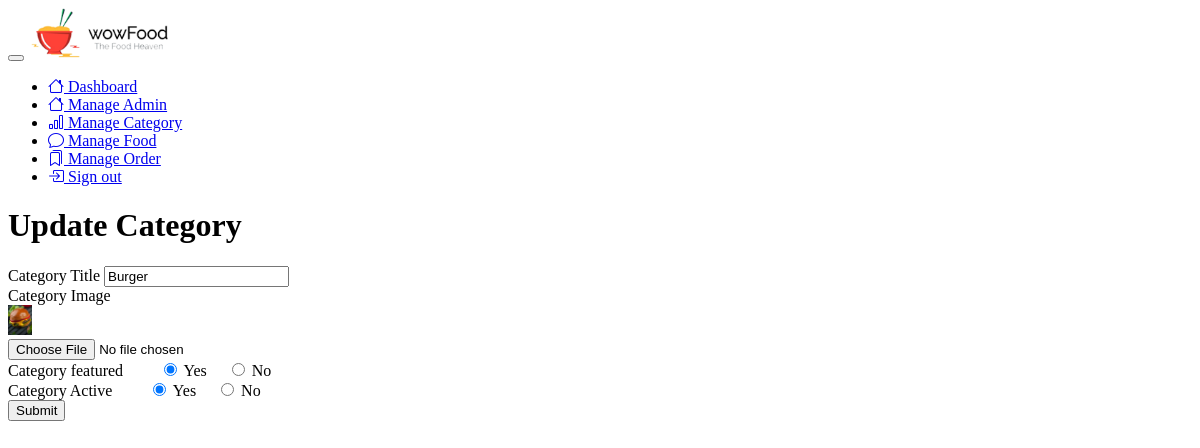
The app's page /admin/update-category.php?id=2 (signed in) with its own data.
### tables this page shows
CREATE TABLE IF NOT EXISTS `tbl_category` (
  `id` int(10) unsigned NOT NULL AUTO_INCREMENT,
  `title` varchar(100) NOT NULL,
  `image_name` varchar(255) NOT NULL,
  `featured` varchar(10) NOT NULL,
  `active` varchar(10) NOT NULL,
  PRIMARY KEY (`id`)
);

### admin/update-category.php (the view, shortened to what this page needs)
<?php include('menu.php'); ?>
    <div class="h-screen flex-grow-1">
        <header class="bg-surface-primary border-bottom pt-6">
            <div class="container-fluid">
                <div class="mb-npx">
                    <div class="row align-items-center">
                        <div class="col-sm-12 col-12 mb-4 mb-sm-0">
                            <h1 class="h2 mb-0 ls-tight mb-4">Update Category</h1>
                        </div>
                    </div>
                </div>
            </div>
        </header>
         <main class="py-6 bg-surface-secondary">
            <div class="container">
              <div class="col-md-6">
                 <div class="card shadow border-0 mb-7">
                    <div class="card-header">
                        <?php
                         if(isset($_GET['id'])){
                            $id = $_GET['id'];
                            $sql = "SELECT * FROM tbl_category WHERE id=$id";
                            $res = mysqli_query($conn,$sql);
                            if($res==true){
                                $count = mysqli_num_rows($res);
                                if($count==1){
                                    $data = mysqli_fetch_assoc($res);
                                    $title = $data['title'];
                                    $current_image = $data['image_name'];
                                    $featured = $data['featured'];
                                    $active = $data['active'];
                                }
                                else{
                                    $_SESSION['no-category-found'] = "No Category Found";
                                    header("location:".SITEURL."admin/manage-category.php");
                                }
                                }
                                }else
                                {
                                    header("location:".SITEURL."admin/manage-category.php");
                                }
                        ?>
                        <form action="" method="post" enctype="multipart/form-data">
                            <div class="row">
                                <div class="col-md-12">
                                    <div class="form-group">
                                    <label for="title">Category Title</label>
                                    <input type="text" name="title" class="form-control" value="<?php echo $title; ?>">
                                    </div>
                                </div>
                            </div>
                            <div class="row mt-3">
                                <div class="col-md-12">
                                    <div class="form-group">
                                    <label for="image">Category Image</label>
                                    <div class="mb-3">
                                        <?php
                                          if($current_image!=""){
                                        ?>
                                          <img src="<?php echo SITEURL;?>images/category/<?php echo $current_image; ?>" style="height:30px;width:auto;">
                                          <?php
                                          }else{
                                            echo "<div style='color:red'>Image Not Found</div>";
                                          }
                                         ?>
                                    </div>
                                    <input type="file" name="image" class="form-control" id="image">
                                    </div>
                                </div>
                            </div>
                            <div class="row mt-3 mb-3">
                                <div class="col-md-12">
                                    <div class="form-group">
                                    <label for="featured">Category featured</label>
                                    <label class="radio-inline" style="margin-left:2rem;">
                                    <input <?php if($featured=="Yes"){echo "checked";} ?> type="radio" name="featured" value="Yes"> Yes
                                    </label>
                                    <label class="radio-inline" style="margin-left:1rem;">
                                    <input <?php if($featured=="No"){echo "checked";} ?> type="radio" name="featured" value="No"> No
                                    </label>
                                    </div>
                                </div>
                            </div>
                            <div class="row mt-3 mb-3">
                                <div class="col-md-12">
                                    <div class="form-group">
                                    <label for="active">Category Active</label>
                                    <label class="radio-inline" style="margin-left:2rem;">
                                    <input <?php if($active=="Yes"){echo "checked";} ?> type="radio" name="active" value="Yes"> Yes
                                    </label>
                                    <label class="radio-inline" style="margin-left:1rem;">
                                    <input <?php if($active=="No"){echo "checked";} ?> type="radio" name="active" value="No"> No
                                    </label>
                                    </div>
                                </div>
                            </div>
                            <button type="submit" name="submit" class="btn btn-primary">Submit</button>
                        </form>
                    </div>
                </div>
            </div>
        </main>
   </div>

### records on screen
tbl_category: title "Burger", image_name (picture), featured "☑ Yes", featured "☐ No", active "☑ Yes", active "☐ No"
